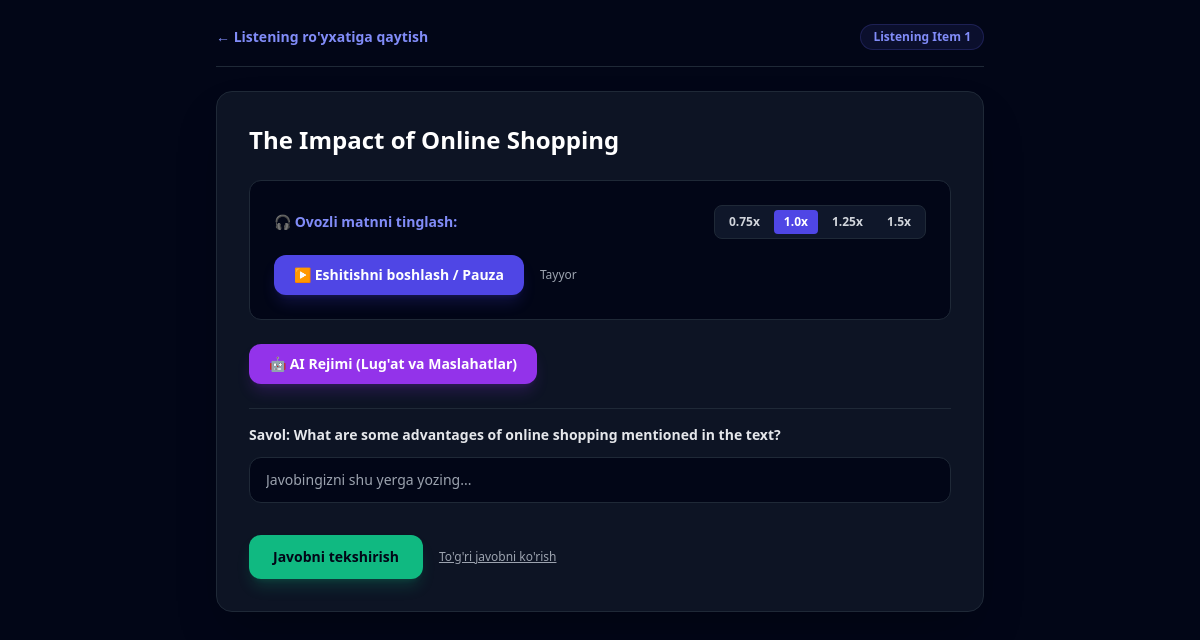
The page /listening/1 (signed in) on the database its author committed.
### tables this page shows
CREATE TABLE listening (
            id INTEGER PRIMARY KEY AUTOINCREMENT,
            title TEXT,
            audio_text TEXT,
            question TEXT,
            correct_answer TEXT
        , level TEXT DEFAULT 'B2');

### main.py (the view)
@app.get("/listening/{item_id}", response_class=HTMLResponse)
async def listening_detail(request: Request, item_id: int, username: str = Depends(get_current_user_cookie)):
    conn = sqlite3.connect("cefr_database.db")
    conn.row_factory = sqlite3.Row
    cursor = conn.cursor()
    cursor.execute("SELECT * FROM listening WHERE id = ?", (item_id,))
    item = cursor.fetchone()
    conn.close()
    if not item:
        raise HTTPException(status_code=404, detail="Listening topilmadi")
    return templates.TemplateResponse(request, "listening_detail.html", {"item": item})

### templates/listening_detail.html (shortened to what this page needs)
<!DOCTYPE html>
<html lang="uz">
<head>
    <script src="https://cdn.tailwindcss.com"></script>
</head>
<body class="bg-slate-950 text-gray-100 min-h-screen p-6 font-sans">
    <div class="max-w-3xl mx-auto space-y-6">
        <div class="flex justify-between items-center border-b border-gray-800 pb-4">
            <a href="/listening" class="text-indigo-400 hover:text-indigo-300 text-sm font-semibold transition">&larr; Listening ro'yxatiga qaytish</a>
            <span class="text-xs font-bold px-3 py-1 rounded-full bg-indigo-500/10 text-indigo-400 border border-indigo-500/20">Listening Item {{ item.id }}</span>
        </div>
        <div class="bg-gray-900/80 border border-gray-800 p-8 rounded-2xl shadow-2xl space-y-6">
            <h1 class="text-2xl font-black text-white">{{ item.title }}</h1>
            <div class="bg-slate-950 p-6 rounded-xl border border-gray-800 space-y-4">
                <div class="flex items-center justify-between">
                    <span class="text-sm font-bold text-indigo-400">🎧 Ovozli matnni tinglash:</span>
                    <div class="flex gap-1 bg-slate-900 p-1 rounded-lg border border-gray-800 text-xs">
                        <button onclick="setPlaybackRate(0.75)" class="px-2.5 py-1 rounded hover:bg-indigo-600 transition text-gray-300 font-semibold">0.75x</button>
                        <button onclick="setPlaybackRate(1.0)" class="px-2.5 py-1 rounded bg-indigo-600 text-white font-semibold" id="rate-1">1.0x</button>
                        <button onclick="setPlaybackRate(1.25)" class="px-2.5 py-1 rounded hover:bg-indigo-600 transition text-gray-300 font-semibold">1.25x</button>
                        <button onclick="setPlaybackRate(1.5)" class="px-2.5 py-1 rounded hover:bg-indigo-600 transition text-gray-300 font-semibold">1.5x</button>
                    </div>
                </div>
                <div class="flex items-center gap-4">
                    <button onclick="toggleAudioPlayback()" id="play-pause-btn" class="bg-indigo-600 hover:bg-indigo-500 text-white px-5 py-2.5 rounded-xl font-bold text-sm transition flex items-center gap-2 shadow-lg shadow-indigo-600/20">
                        ▶ Eshitishni boshlash / Pauza
                    </button>
                    <span id="audio-status" class="text-xs text-gray-400">Tayyor</span>
                </div>
            </div>
            <div>
                <button onclick="loadAIHelper('listening')" class="bg-purple-600 hover:bg-purple-500 text-white font-bold px-5 py-2.5 rounded-xl transition flex items-center gap-2 text-sm shadow-lg shadow-purple-600/20">
                    🤖 AI Rejimi (Lug'at va Maslahatlar)
                </button>
            </div>
            <div class="space-y-3 pt-4 border-t border-gray-800">
                <label class="block font-bold text-gray-200 text-sm">Savol: {{ item.question }}</label>
                <input type="text" id="user-answer" placeholder="Javobingizni shu yerga yozing..." class="w-full bg-slate-950 border border-gray-800 rounded-xl px-4 py-3 text-white text-sm focus:outline-none focus:border-emerald-500 transition">
            </div>
            <div class="flex flex-wrap gap-4 items-center pt-2">
                <button onclick="checkUserAnswer()" class="bg-emerald-500 hover:bg-emerald-400 text-slate-950 px-6 py-3 rounded-xl font-bold text-sm transition shadow-lg shadow-emerald-500/20">
                    Javobni tekshirish
                </button>
                <button onclick="toggleCorrectAnswer()" class="text-gray-400 hover:text-white text-xs underline transition">
                    To'g'ri javobni ko'rish
                </button>
            </div>
        </div>
    </div>
</body>
</html>

### rows shown on the page
listening: id "1", title "The Impact of Online Shopping", question "What are some advantages of online shopping mentioned in the text?"
